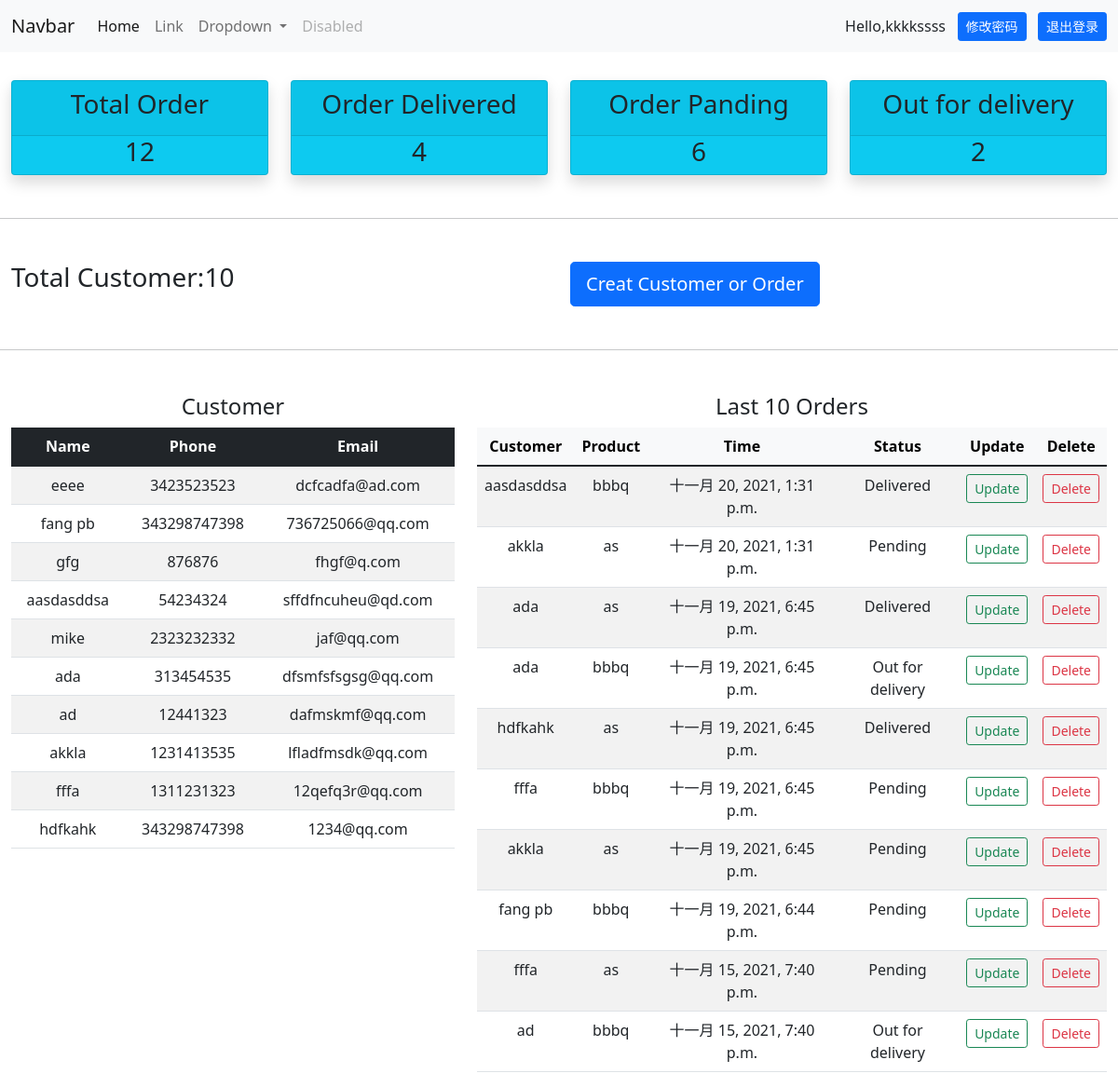
The app's page / (signed in), older data.
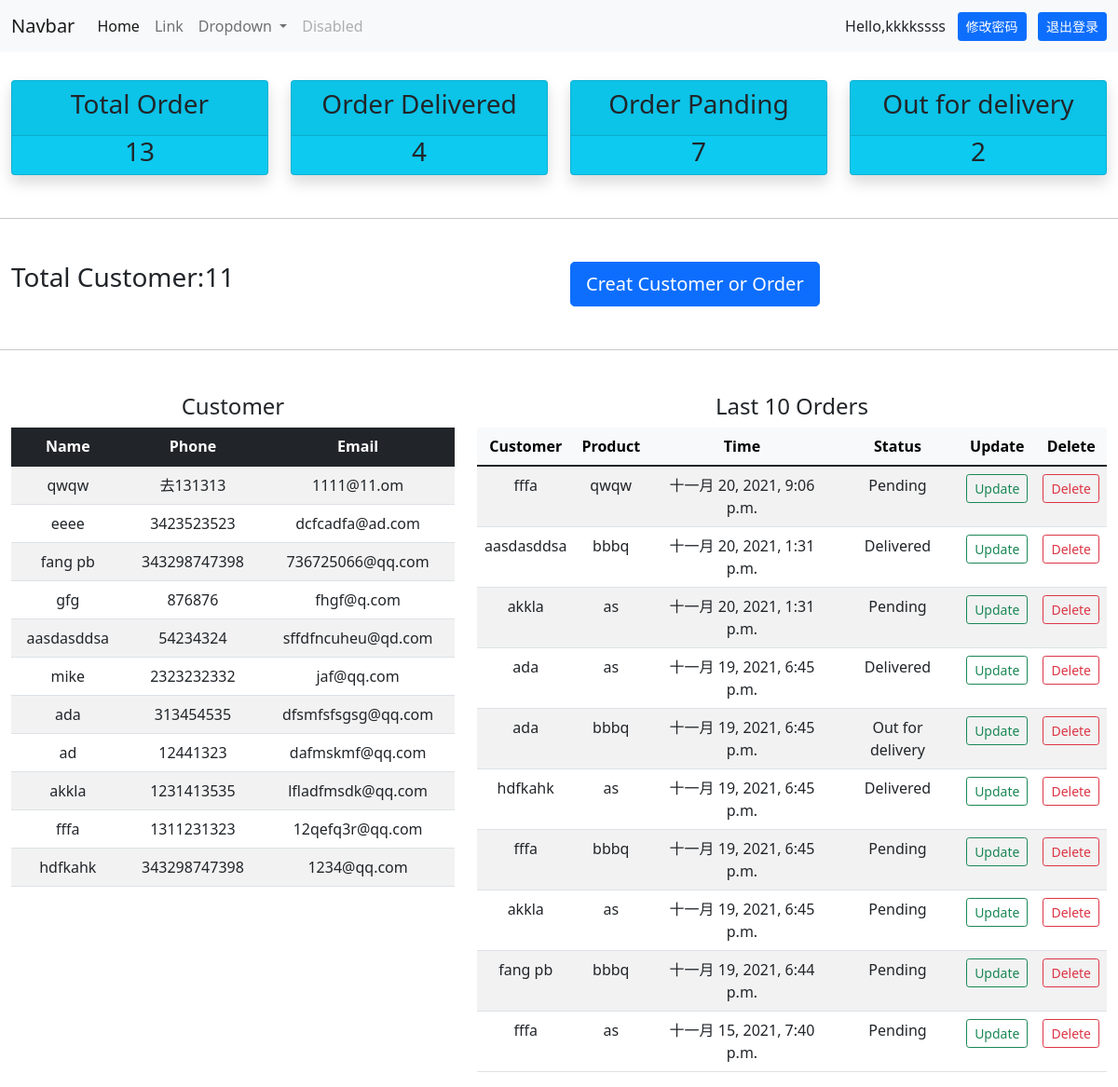
The same page, newer data.
### fpbapp/models.py (models this page shows)
class Customer(models.Model):
    name = models.CharField(max_length=30)
    phone = models.CharField(max_length=30)
    email = models.EmailField()
    time_created = models.DateTimeField(auto_now_add=True)
    def __str__(self):
        return self.name

class Order(models.Model):
    STATUS = (
        ('Pending', 'Pending'),
        ('Out for delivery', 'Out for delivery'),
        ('Delivered', 'Delivered')
    )
    customer = models.ForeignKey(Customer, on_delete=models.CASCADE, related_name='c_order')
    product = models.ForeignKey(Product, on_delete=models.CASCADE, related_name='p_order')
    time_created = models.DateTimeField(auto_now_add=True)
    status = models.CharField(max_length=30, choices=STATUS)

class Product(models.Model):
    CATEGORY = (
        ('Indoor', 'Indoor'),
        ('Out door', 'Out door')
    )
    name = models.CharField(max_length=30)
    price = models.CharField(max_length=30)
    category = models.CharField(max_length=30, choices=CATEGORY)
    description = models.TextField(blank=True, null=True)
    time_created = models.DateTimeField(auto_now_add=True)
    def __str__(self):
        return self.name

### fpbapp/views.py (the view)
# urls.py: path('', views.homepage, name='homepage'),
@login_required(login_url='login')
def homepage(request):
    customer = Customer.objects.all()
    c_cunt = customer.count()
    order_p_count = Order.objects.filter(status='Pending').count()
    order_d_count = Order.objects.filter(status='Delivered').count()
    order_o_count = Order.objects.filter(status='Out for delivery').count()
    order = Order.objects.all()
    o_count = order.count()
    c = 0
    last_ten = []
    for i in reversed(order):
        if c < 10:
            last_ten.append(i)
            c += 1
        else:
            break
    if request.is_ajax and request.POST.get('order_del'):
        del_order_id = request.POST.get('order_del')
        del_order = Order.objects.get(id=del_order_id)
        del_order.delete()
    context = {
        'customer': customer,
        'c_count': c_cunt,
        'last_ten': last_ten,
        'order_p_count': order_p_count,
        'order_d_count': order_d_count,
        'order_o_count': order_o_count,
        'o_count': o_count
    }
    return render(request, 'fpbapp/home.html', context)

### fpbapp/templates/fpbapp/home.html (shortened to what this page needs)
{% extends 'fpbapp/index.html' %}
{% block content %}
    <div style="height: 30px"></div>
    <div class="container-fluid">
        <div class="row">
            <div class="col-md-3">
                <div class="card bg-info shadow text-center">
                    <div class="card-header">
                        <h3 class="card-title">Total Order</h3>
                    </div>
                    <div class="'card-body">
                        <h3>{{ o_count }}</h3>
                    </div>
                </div>
            </div>
            <div class="col-md-3">
                <div class="card bg-info shadow text-center">
                    <div class="card-header">
                        <h3 class="card-title">Order Delivered</h3>
                    </div>
                    <div class="'card-body">
                        <h3>{{ order_d_count }}</h3>
                    </div>
                </div>
            </div>
            <div class="col-md-3">
                <div class="card bg-info shadow text-center">
                    <div class="card-header">
                        <h3 class="card-title">Order Panding</h3>
                    </div>
                    <div class="'card-body">
                        <h3>{{ order_p_count }}</h3>
                    </div>
                </div>
            </div>
            <div class="col-md-3">
                <div class="card bg-info shadow text-center">
                    <div class="card-header">
                        <h3 class="card-title">Out for delivery</h3>
                    </div>
                    <div class="'card-body">
                        <h3>{{ order_o_count}}</h3>
                    </div>
                </div>
            </div>
        </div>
    </div>
    <div style="height: 30px"></div>
    <hr>
    <div style="height: 30px"></div>
    <div class="container-fluid">
        <div class="row">
            <div class="col-md-6">
                <h3>Total Customer:{{ c_count }}</h3>
            </div>
            <div class="col-md-6">
                <a href={% url 'create' %}>
                <button type="button" class="btn btn-primary btn-lg">Creat Customer or Order</button>
            </div>
        </div>
    </div>
    <div style="height: 30px"></div>
    <hr>
    <div style="height: 30px"></div>
    <div class="container-fluid">
        <div class="row">
            <div class="col-md-5 text-center">
                <h4>Customer</h4>
                <table class="table table-striped table-hover">
                    <thead class="table-dark">
                        <tr>
                            <th scope="col">Name</th>
                            <th scope="col">Phone</th>
                            <th scope="col">Email</th>
                        </tr>
                    </thead>
                    <tbody>
                    {% for i in customer reversed %}
                        <tr>
                            <td>{{ i.name }}</td>
                            <td>{{ i.phone }}</td>
                            <td>{{ i.email }}</td>
                        </tr>
                    {% endfor %}
                    </tbody>
                </table>
            </div>
            <div class="col-md-7 text-center" >
                <div class="row">
                    <div class="col-md-4"></div>
                    <div class="col-md-4">
                        <h4 class="text-right">Last 10 Orders</h4>
                    </div>
                    <div class="col-md-4"></div>
                </div>
                <table class="table table-striped table-hover">
                    <thead class="table-light">
                        <tr>
                            <th scope="col">Customer</th>
                            <th scope="col">Product</th>
                            <th scope="col">Time</th>
                            <th scope="col">Status</th>
                            <th scope="col">Update</th>
                            <th scope="col">Delete</th>
                        </tr>
                    </thead>
                    <tbody>
                        {% for j in last_ten %}
                        <tr>
                           <td>{{ j.customer }}</td>
                           <td>{{ j.product }}</td>
                           <td>{{ j.time_created }}</td>
                           <td>{{ j.status }}</td>
                           <td>
                                <a href='{% url 'updateorder' j.id %}'>
                                <button type="button" class="btn btn-outline-success btn-sm">Update</button>
                                </a>
                           </td>
                           <td>
                               <button type="button" id="{{ j.id }}-del" class="btn btn-outline-danger btn-sm">Delete</button>
                           </td>
                        </tr>
                        {% endfor %}
                    </tbody>
                </table>
            </div>
        </div>
    </div>
{% endblock %}

### fpbapp/templates/fpbapp/index.html (shortened to what this page needs)
{% load static %}
<!doctype html>
<html lang="en">
<head>
    <link href="https://cdn.jsdelivr.net/npm/bootstrap@5.1.3/dist/css/bootstrap.min.css" rel="stylesheet">
</head>
 <body>
    <div>
        {% include 'fpbapp/navbar.html' %}
    </div>
    {% block content %}
    {% endblock %}
  </body>
</html>

### fpbapp/templates/fpbapp/navbar.html (shortened to what this page needs)
<nav class="navbar navbar-expand-lg navbar-light bg-light">
  <div class="container-fluid">
    <a class="navbar-brand" href="#">Navbar</a>
    <div class="collapse navbar-collapse" id="navbarSupportedContent">
      <ul class="navbar-nav me-auto mb-2 mb-lg-0">
        <li class="nav-item">
          <a class="nav-link active" aria-current="page" href="#">Home</a>
        </li>
        <li class="nav-item">
          <a class="nav-link" href="#">Link</a>
        </li>
        <li class="nav-item dropdown">
          <a class="nav-link dropdown-toggle" href="#" id="navbarDropdown" role="button" data-bs-toggle="dropdown" aria-expanded="false">
            Dropdown
          </a>
        </li>
        <li class="nav-item">
          <a class="nav-link disabled">Disabled</a>
        </li>
      </ul>
      {% if request.user.is_authenticated %}
          Hello,{{ request.user }}&nbsp;&nbsp;&nbsp;
          <a href={% url 'modifypwd' %}>
                <button type="button" class="btn btn-primary btn-sm">修改密码</button>
          <a href={% url 'logout' %}>
                <button type="button" class="btn btn-primary btn-sm">退出登录</button>
      {% endif %}
    </div>
  </div>
</nav>

Row changes from the older to the newer data that the page shows:
no longer on this page (row unchanged): Order: customer "ad", product "bbbq", time_created "十一月 15, 2021, 7:40 p.m.", status "Out for delivery"
added Customer: name "qwqw", phone "去131313", email "1111@11.om"
added Order: customer "fffa", product "qwqw", time_created "十一月 20, 2021, 9:06 p.m.", status "Pending"
Text that changed along with them:
{{ o_count }}: "12" → "13"
{{ order_p_count }}: "6" → "7"
{{ c_count }}: "10" → "11"
